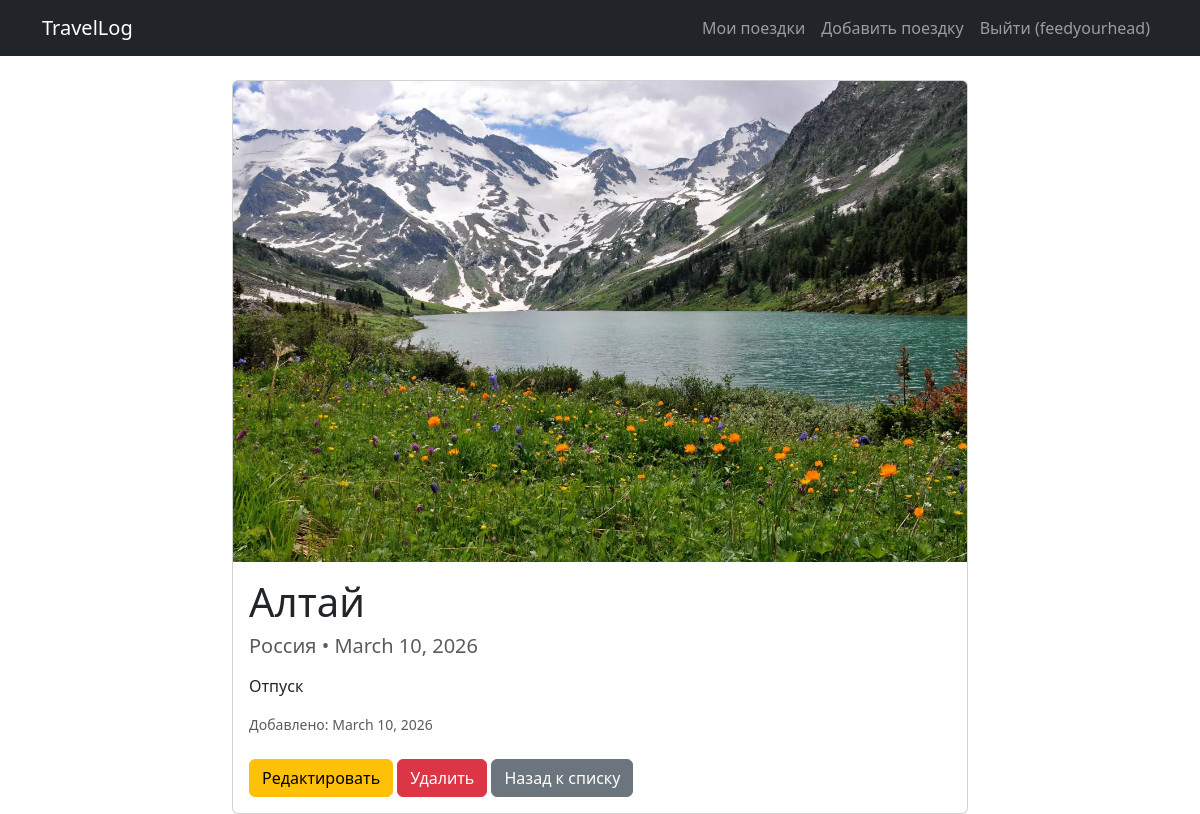
The app's page /note/1/ (signed in) with its own data.
### travels/models.py (models this page shows)
class TravelNote(models.Model):
    author = models.ForeignKey(User, on_delete=models.CASCADE)
    place_name = models.CharField(max_length=200)
    country = models.CharField(max_length=200)
    date_of_trip = models.DateField()
    description = models.TextField()
    photo = models.ImageField()
    created_at = models.DateField(auto_now=True)

### travels/views.py (the view)
# urls.py: path('note/<int:id>/', views.detail, name='detail'),
@login_required
def detail(request, id):
    note = get_object_or_404(TravelNote, id=id, author=request.user)
    return render(request, 'travels/note_detail.html', {'note': note})

### travels/templates/travels/note_detail.html
{% extends 'travels/base.html' %}
{% block content %}
    <div class="row">
        <div class="col-md-8 offset-md-2">
            <div class="card">
                {% if note.photo %}
                    <img src="{{ note.photo.url }}"
                         class="card-img-top img-fluid"
                         alt="{{ note.place_name }}">
                {% endif %}
                <div class="card-body">
                    <h1 class="card-title">{{ note.place_name }}</h1>
                    <h5 class="text-muted mb-3">{{ note.country }} • {{ note.date_of_trip }}</h5>
                    <p class="card-text">{{ note.description|linebreaks }}</p>
                    <p class="text-muted small">Добавлено: {{ note.created_at }}</p>
                    <div class="mt-4">
                        <a href="{% url 'travels:update_note' note.id %}"
                           class="btn btn-warning">Редактировать</a>
                        <a href="{% url 'travels:delete_note' note.id %}" class="btn btn-danger">Удалить</a>
                        <a href="{% url 'travels:dashboard' %}" class="btn btn-secondary">Назад к списку</a>
                    </div>
                </div>
            </div>
        </div>
    </div>
{% endblock %}

### travels/templates/travels/base.html (shortened to what this page needs)
<!DOCTYPE html>
<html lang="ru">
<head>
  <link rel="stylesheet" href="https://cdn.jsdelivr.net/npm/bootstrap@5.3.3/dist/css/bootstrap.min.css">
</head>
<body>
  <nav class="navbar navbar-expand-lg navbar-dark bg-dark mb-4">
    <div class="container">
      <a href="{% url 'travels:home' %}" class="navbar-brand">TravelLog</a>
      <div class="collapse navbar-collapse">
        <ul class="navbar-nav ms-auto">
          {% if user.is_authenticated %}
          <li class="nav-item"><a class="nav-link" href="{% url 'travels:dashboard' %}">Мои поездки</a></li>
          <li class="nav-item"><a class="nav-link" href="{% url 'travels:create_note' %}">Добавить поездку</a></li>
          <li class="nav-item"><a class="nav-link" href="{% url 'travels:logout' %}">Выйти ({{ user.username }})</a>
          </li>
          {% else %}
          <li class="nav-item"><a class="nav-link" href="{% url 'travels:login' %}">Войти</a></li>
          <li class="nav-item"><a class="nav-link" href="{% url 'travels:register' %}">Регистрация</a></li>
          {% endif %}
        </ul>
      </div>
    </div>
  </nav>
  <div class="container">
    {% block content %}{% endblock %}
  </div>
</body>
</html>

### records on screen
TravelNote: photo (picture), place_name "Алтай", country "Россия", date_of_trip "March 10, 2026", description "Отпуск", created_at "March 10, 2026"

### other values on screen
{{ user.username }} "feedyourhead"
